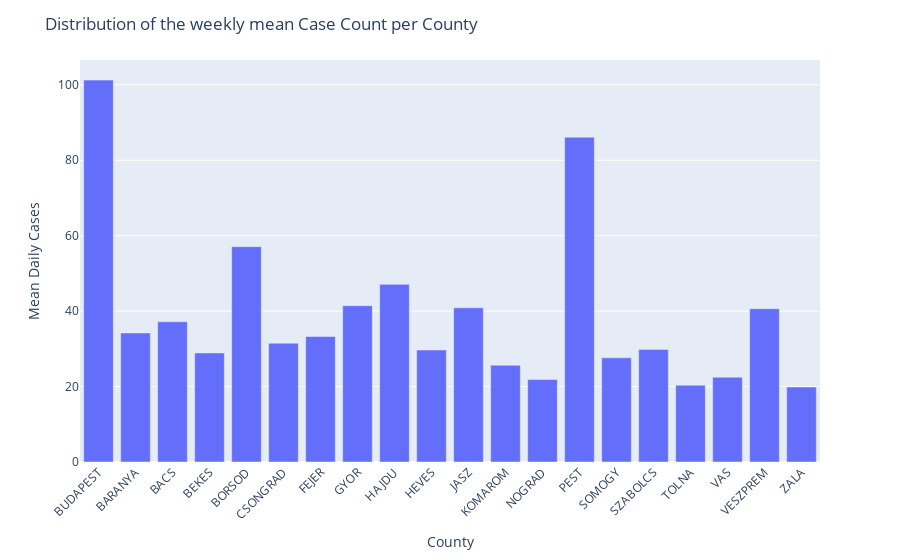

The cell this chart's notebook holds for it:
### Code cell
# Calculate the mean daily case count per county
mean_daily_cases_per_county = chickenpox_df.drop(['Date', 'National_Total'], axis=1).mean(axis=0)

# Create the bar plot
fig = px.bar(x=mean_daily_cases_per_county.index, y=mean_daily_cases_per_county.values)

# Update the layout
fig.update_layout(
    title='Distribution of the weekly mean Case Count per County',
    xaxis_title='County',
    yaxis_title='Mean Daily Cases',
    xaxis_tickangle=-45
)

# Show the plot
fig.show()

### Figure 1 — Plotly figure (JSON) as saved in the notebook; plotly's stock layout.template omitted (floating-point values rounded to 4 significant figures)
{"data": [{"alignmentgroup": "True", "hovertemplate": "x=%{x}<br>y=%{y}<extra></extra>", "legendgroup": "", "marker": {"color": "#636efa", "pattern": {"shape": ""}}, "name": "", "offsetgroup": "", "orientation": "v", "showlegend": false, "textposition": "auto", "type": "bar", "x": ["BUDAPEST", "BARANYA", "BACS", "BEKES", "BORSOD", "CSONGRAD", "FEJER", "GYOR", "HAJDU", "HEVES", "JASZ", "KOMAROM", "NOGRAD", "PEST", "SOMOGY", "SZABOLCS", "TOLNA", "VAS", "VESZPREM", "ZALA"], "xaxis": "x", "y": [101.2, 34.2, 37.17, 28.91, 57.08, 31.49, 33.27, 41.44, 47.1, 29.69, 40.87, 25.64, 21.85, 86.1, 27.61, 29.85, 20.35, 22.47, 40.64, 19.87], "yaxis": "y"}], "layout": {"barmode": "relative", "legend": {"tracegroupgap": 0}, "margin": {"t": 60}, "title": {"text": "Distribution of the weekly mean Case Count per County"}, "xaxis": {"anchor": "y", "domain": [0, 1], "tickangle": -45, "title": {"text": "County"}}, "yaxis": {"anchor": "x", "domain": [0, 1], "title": {"text": "Mean Daily Cases"}}}}
